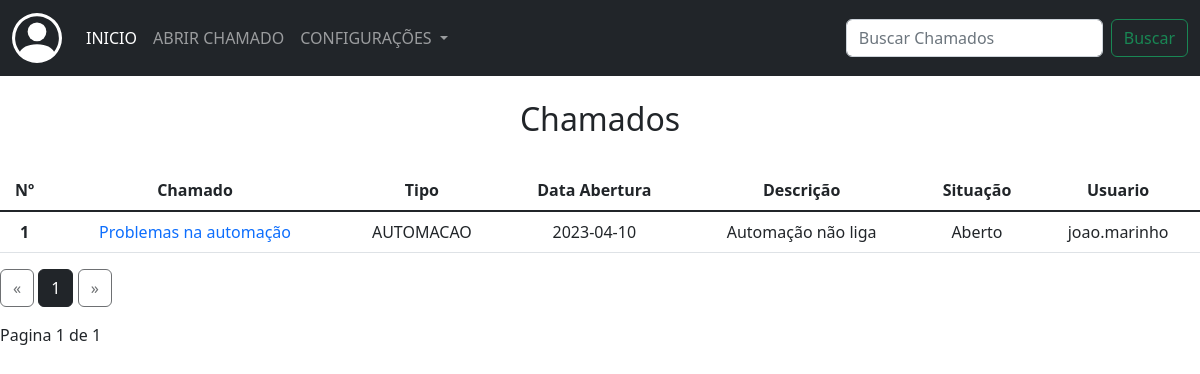
Page /chamados_suporte_admin (signed in) on the earlier database version.
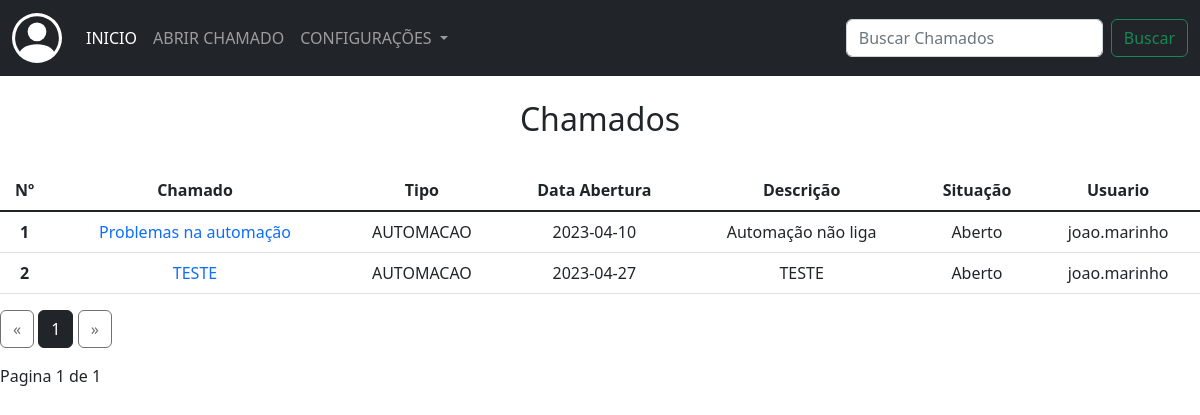
Same page on the later database version.
### app/models/tab_chamados.py (models this page shows)
class Chamados(db.Model):
    __tablename__ = 'tab_chamados'
    id = db.Column(db.Integer, primary_key=True)
    data_add = db.Column(db.String(50), nullable=False)
    data_fim = db.Column(db.String(50), nullable=False)
    titulo = db.Column(db.String(100), nullable=False)
    descricao = db.Column(db.String(255), nullable=False)
    tipo_ch = db.Column(db.String(100), nullable=False)
    situacao = db.Column(db.String(50), nullable=False)
    ass_por = db.Column(db.String(100))
    telefone = db.Column(db.String(50))
    setor = db.Column(db.String(100))
    tab_usuarios_id = db.Column(db.Integer, db.ForeignKey('tab_usuarios.id'))

### app/routes/routes.py (the view)
@app.route("/chamados_suporte_admin")
@login_required
def chamados_suporte_admin():
    page = request.args.get('page',1,type=int)
    ch = Chamados.query.paginate(page=page, per_page=ROWS_PER_PAGE)
    return render_template("chamados_suporte_admin.html", chamados = ch )

### app/routes/routes.py (called while the page is built)
@login_manager.user_loader
def load_user(user_id):
    return User.query.get(int(user_id))

### app/templates/chamados_suporte_admin.html (shortened to what this page needs)
{% extends 'base.html' %}
{% block conteudo %}
<nav class="navbar navbar-expand-lg navbar-dark bg-dark">
    <div class="container-fluid">
      <a class="navbar-brand" href="#"></a>
      <div class="collapse navbar-collapse" id="navbarSupportedContent">
        <ul class="navbar-nav me-auto mb-2 mb-lg-0">
          <li class="nav-item">
            <a class="nav-link active" aria-current="page" href="#">INICIO</a>
          </li>
          <li class="nav-item">
            <a class="nav-link" href="{{url_for('abrir_chamado')}}">ABRIR CHAMADO</a>
          </li>
          <li class="nav-item dropdown">
            <a class="nav-link dropdown-toggle" href="#" role="button" data-bs-toggle="dropdown" aria-expanded="false">
              CONFIGURAÇÕES
            </a>
          </li>
        </ul>
        <form class="d-flex" role="search" action="" method="post">
          <input class="form-control me-2" type="search" placeholder="Buscar Chamados" aria-label="Search">
          <button class="btn btn-outline-success" type="submit">Buscar</button>
        </form>
      </div>
    </div>
</nav>
<br>
<h2 align="center">Chamados</h2>
<br>
<div>
  <table class="table">
    <thead>
      <tr>
        <th scope="col">Nº</th>
        <th scope="col">Chamado</th>
        <th scope="col">Tipo</th>
        <th scope="col">Data Abertura</th>
        <th scope="col">Descrição</th>
        <th scope="col">Situação</th>
        <th scope="col">Usuario</th>
      </tr>
    </thead>
    <tbody class="table-group-divider">
      {% for ch in chamados %}
      <tr>
        <th scope="row">{{ch.id}}</th>
        <td><a href="{{url_for('visualizar_chamados', id=ch.id)}}">{{ch.titulo}}</a></td>
        <td>{{ch.tipo_ch}}</td>
        <td>{{ch.data_add}}</td>
        <td>{{ch.descricao}}</td>
        <td>{{ch.situacao}}</td>
        <td>{{ch.tab_usuarios_id}}</td>
      </tr>
      {% endfor %}
    </tbody>
  </table>
  <div class="text-right">
    <a href="{{ url_for('chamados_suporte_admin', page=chamados.prev_num) }}"
    class="btn btn-outline-dark
    {% if chamados.page == 1 %}disabled{% endif %}">
        &laquo;
    </a>
    {% for page_num in chamados.iter_pages(left_edge=1, right_edge=1, left_current=1, right_current=2) %}
{% if page_num %}
            {% if chamados.page == page_num %}
            <a href="{{ url_for('chamados_suporte_admin', page=page_num) }}"
            class="btn btn-dark">
                {{ page_num }}
            </a>
            {% else %}
            <a href="{{ url_for('chamados_suporte_admin', page=page_num) }}"
            class="btn btn-outline-dark">
                {{ page_num }}
            </a>
            {% endif %}
        {% else %}
            ...
        {% endif %}
    {% endfor %}
    <a href="{{ url_for('chamados_suporte_admin', page=chamados.next_num) }}"
    class="btn btn-outline-dark
    {% if chamados.page == chamados.pages %}disabled{% endif %}">
        &raquo;
    </a>
</div>
<p class="text-right mt-3">
Pagina {{ chamados.page }} de {{ chamados.pages }}
</p>
</div>
<br>
{% endblock conteudo %}

Differences in the rows shown:
added Chamados: id "2", titulo "TESTE", tipo_ch "AUTOMACAO", data_add "2023-04-27", descricao "TESTE", situacao "Aberto", tab_usuarios_id "joao.marinho"
